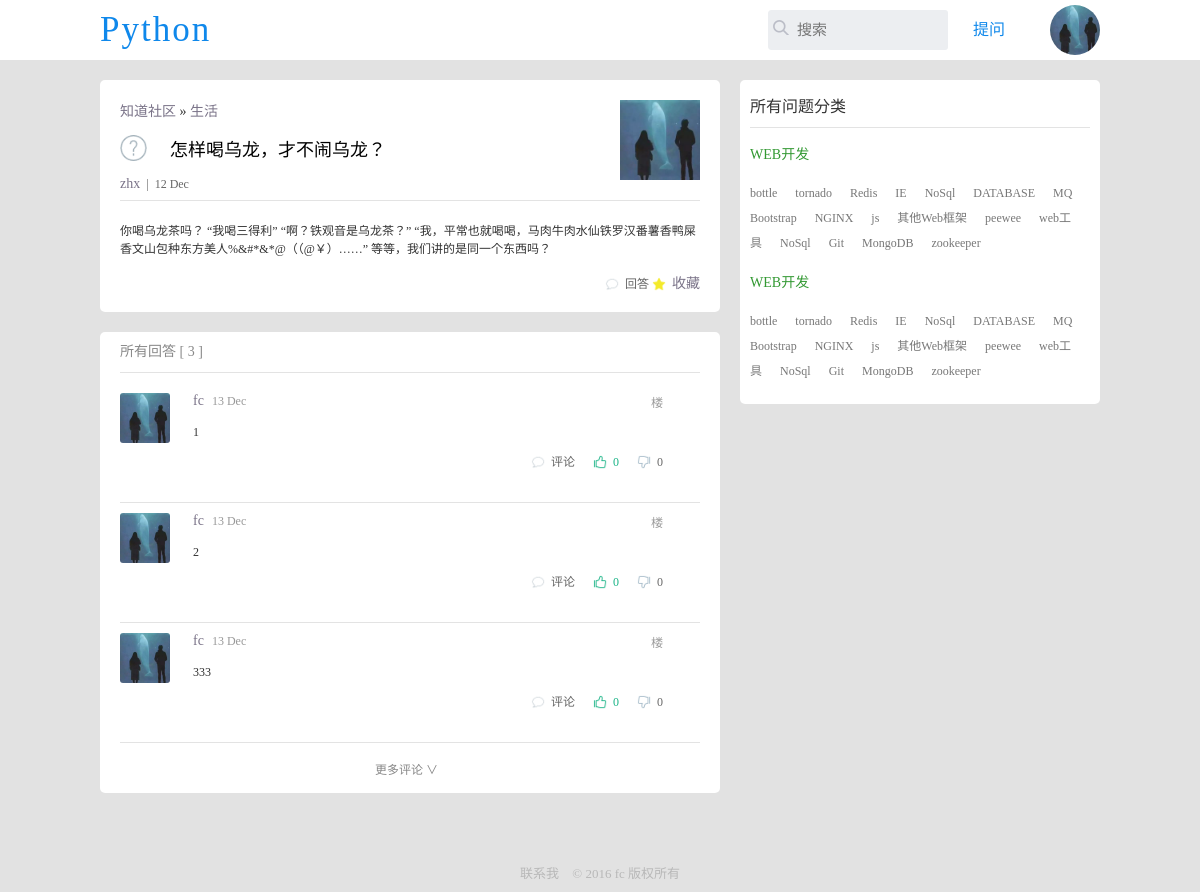
The page /com/31/ (signed in) on the database its author committed.
### com/models.py (models this page shows, shortened)
class Question(models.Model):
    column = models.ForeignKey(Column, blank=True, null=True, verbose_name='belong to')
    title = models.CharField(max_length=256)
    content = models.TextField('content')     # 命名待改进
    questioner = models.ForeignKey('Questioner')
    user = models.ManyToManyField('NewUser', blank=True)   # 普通用户、路人
    pub_date = models.DateTimeField(auto_now_add=True, editable=True)
    answer_num = models.IntegerField(default=0)  # 回答数
    keep_num = models.IntegerField(default=0)  # 收藏数
    objects = QuestionManager()
    class Meta:
        verbose_name = 'question'
        verbose_name_plural = 'question'

class Column(models.Model):
    name = models.CharField('column_name', max_length=256)
    intro = models.TextField('introduction', default='')
    def __str__(self):
        return self.name
    class Meta:
        verbose_name = 'column'
        verbose_name_plural = 'column'
        ordering = ['name']

class Questioner(models.Model):
    name = models.CharField(max_length=256)
    profile = models.CharField('profile', default='', max_length=256)
    password = models.CharField('password', max_length=256)
    register_date = models.DateTimeField(auto_now_add=True, editable=True)
    def __str__(self):
        return self.name

class Answer(models.Model):  # -------------------回答-------------------
    user = models.ForeignKey('NewUser', null=True)  # 回答的人是普通用户，路人
    question = models.ForeignKey(Question, null=True)
    content = models.TextField()
    pub_date = models.DateTimeField(auto_now_add=True, editable=True)
    poll_num = models.IntegerField(default=0)

class NewUser(AbstractUser):
    profile = models.CharField('profile', default='', max_length=256)
    def __str__(self):
        return self.username

### com/views.py (the view)
# urls.py: url(r'^(?P<question_id>[0-9]+)/$', views.question, name='question'),
@login_required
def question(request, question_id):
    if request.method == 'POST':   # ------------question页面发回答------------
        answerform = AnswerForm(request.POST)
        if answerform.is_valid():
            user = request.user
            User = UserProfile.objects.get(user=user)
            q = Question.objects.get(id=question_id)
            new_answer = answerform.cleaned_data['answer_content']
            a = Answer(content=new_answer, question=q, user=user)  # 创建回答
            a.save()
            q.answer_num += 1
            q.save()
            User.answered_num += 1
            User.save()
            question = get_object_or_404(Question, id=question_id)
            content = markdown2.markdown(question.content, extras=["code-friendly",
                                                                   "fenced-code-blocks",
                                                                   "header-ids",
                                                                   "toc",
                                                                   "metadata"])
            answerform = AnswerForm()
            answers = question.answer_set.all
            return render(request, 'question.html', {
                'question': question,
                'answerform': answerform,
                'content': content,
                'answers': answers,
            })
        else:
            p = answerform.errors  # 测试用
            return render(request, 'question.html', {'form': answerform, 'msg': p})
    else:  # --------------------进question页面--method=get---------------
        question = get_object_or_404(Question, id=question_id)
        content = markdown2.markdown(question.content, extras=["code-friendly",
                                                               "fenced-code-blocks",
                                                               "header-ids",
                                                               "toc",
                                                               "metadata"])
        anwserform = AnswerForm()
        answers = question.answer_set.all
        user = request.user
        questions = user.keep_set.all()
        filter_result = questions.filter(question_id=question_id)
        k = len(filter_result)
        return render(request, 'question.html', {
            'question': question,
            'answerform': anwserform,
            'content': content,
            'answers': answers,
            'k': k,
            })

### com/forms.py
class AnswerForm(forms.Form):
    answer_content = forms.CharField(widget=forms.Textarea(attrs={
        'class': 'answer_content'
    }))

### com/templates/question.html (shortened to what this page needs)
<!DOCTYPE html>
<html>
	<head>
        {% load staticfiles %}
		<link rel="stylesheet" href="{% static "css/normalize.css" %}"/>
		<link rel="stylesheet" href="{% static "css/main.css" %}"/>
	</head>
	<body>
		<div class="index-wrapper">
			<div class="header">
				<div class="common">
                    <a href="/">
					    <h1 class="left">Python</h1>
                    </a>
					<div class="right">
						<div class="search-content">
                        <form class="search" action="/com/search/" method="post">
							<span></span>
							<input id="search-text" type="text" placeholder="搜索" />
						</form>
						</div>
                        {% if request.user.is_authenticated %}
						<div class="blue"><a  href="/com/quiz">提问</a></div>
                        <div class="people">
							<a href="/com/user/">
							    <img src="{% static "img/photo_01.jpg" %}" />
                            </a>
						</div>
                        {% else %}
						<div class="login-btn">
							<a href="/com/templates/login.html">登录</a> |
							<a href="/com/templates/register.html">注册</a>
						</div>
                        {% endif %}
					</div>
				</div>
			</div>
			<div class="main">
				<div class="main-left">
					<div class="question">
						<div class="question-top">
							<div class="left">
								<div class="question-type"><a href="">知道社区</a>  »  <a href="">{{ question.column }}</a></div>
							    <h2>{{ question.title }}</h2>
							    <p>
							    	<a href="">{{ question.questioner }}</a> &nbsp;|&nbsp; {{ question.pub_date | date:"j M" }}
							    </p>
						    </div>
						    <div class="right">
							    <a href=""><img src="{% static "img/photo_01.jpg" %}"  /></a>
						   </div>
						</div>
						<div class="question-center">
							{{ question.content | safe }}
						</div>
						<div class="question-bottom right">
							<span class="ans-btn" flag=0>回答</span>
                            {% if k == 1 %}
                                <span style="background:url({% static "img/favor_fill.png" %}) no-repeat left center;background-size: contain;" >
                                    <a href="" class="keep" u="{{ question.id }}">收藏 </a>
                                </span>
                            {% else %}
                                <span style="background:url({% static "img/favor.png" %}) no-repeat left center;background-size: contain;">
                                    <a href="" class="keep"  u="{{ question.id }}">收藏 </a>
                                </span>
                            {% endif %}
						</div>
					</div>
					<div class="answer-list">
						<div class="answer-top">
							所有回答 [ {{ question.answer_num }} ]
						</div>
						<div class="ans">
                            {% for answer in answers %}
							<div class="answer">
								<div class="photo">
									<a href=""><img src="{% static "img/photo_01.jpg" %}"/></a>
								</div>
								<div class="answer-content">
									<div class="person">
										<div class="left">
											<a href="">{{ answer.user }}</a>
											<span>{{ answer.pub_date | date:"j M" }}</span>
										</div>
										<div class="right">楼</div>
									</div>
									<p class="answer-detail">{{ answer.content }}</p>
									<p class="answer-bottom">
										<span flag="0">评论</span>
										<span>0</span>
										<span>0</span>
									</p>
								</div>
						    </div>
                            {% endfor %}
						</div>
                        <div class="morecomment">更多评论 ∨</div>
					</div>
				</div>
				<div class="problem-type">
					<h2>所有问题分类</h2>
					<div class="type">
						<h3><a href="">WEB开发</a></h3>
						<div class="detail-type">
							<a href="">bottle</a>
							<a href="">tornado </a>
							<a href="">Redis</a>
							<a href="">IE</a>
							<a href="">NoSql</a>
							<a href="">DATABASE</a>
							<a href="">MQ</a>
							<a href="">Bootstrap</a>
							<a href="">NGINX</a>
							<a href="">js</a>
							<a href="">其他Web框架 </a>
							<a href="">peewee</a>
							<a href="">web工具</a>
							<a href="">NoSql</a>
							<a href="">Git</a>
							<a href=""> MongoDB</a>
							<a href="">zookeeper</a>
						</div>
					</div>
					<div class="type">
						<h3><a href="">WEB开发</a></h3>
						<div class="detail-type">
							<a href="">bottle</a>
							<a href="">tornado </a>
							<a href="">Redis</a>
							<a href="">IE</a>
							<a href="">NoSql</a>
							<a href="">DATABASE</a>
							<a href="">MQ</a>
							<a href="">Bootstrap</a>
							<a href="">NGINX</a>
							<a href="">js</a>
							<a href="">其他Web框架 </a>
							<a href="">peewee</a>
							<a href="">web工具</a>
							<a href="">NoSql</a>
							<a href="">Git</a>
							<a href=""> MongoDB</a>
							<a href="">zookeeper</a>
						</div>
					</div>
				</div>
			</div>
			<div class="footer">
				<a href="">联系我 </a>  © 2016 fc 版权所有
			</div>
		</div>
	</body>
</html>

### rows shown on the page
Question: column "生活", title "\b怎样喝乌龙，才不闹乌龙？", questioner "zhx", pub_date "12 Dec", content "你喝乌龙茶吗？ “我喝三得利” “啊？铁观音是乌龙茶？” “我，平常也就喝喝，马肉牛肉水仙铁罗汉番薯香鸭屎香文山包种东方美人%&#*&*@（（@￥）……” 等等，我们讲的是同一个东西吗？", answer_num "3"
Answer: user "fc", pub_date "13 Dec", content "1"
Answer: user "fc", pub_date "13 Dec", content "2"
Answer: user "fc", pub_date "13 Dec", content "333"
